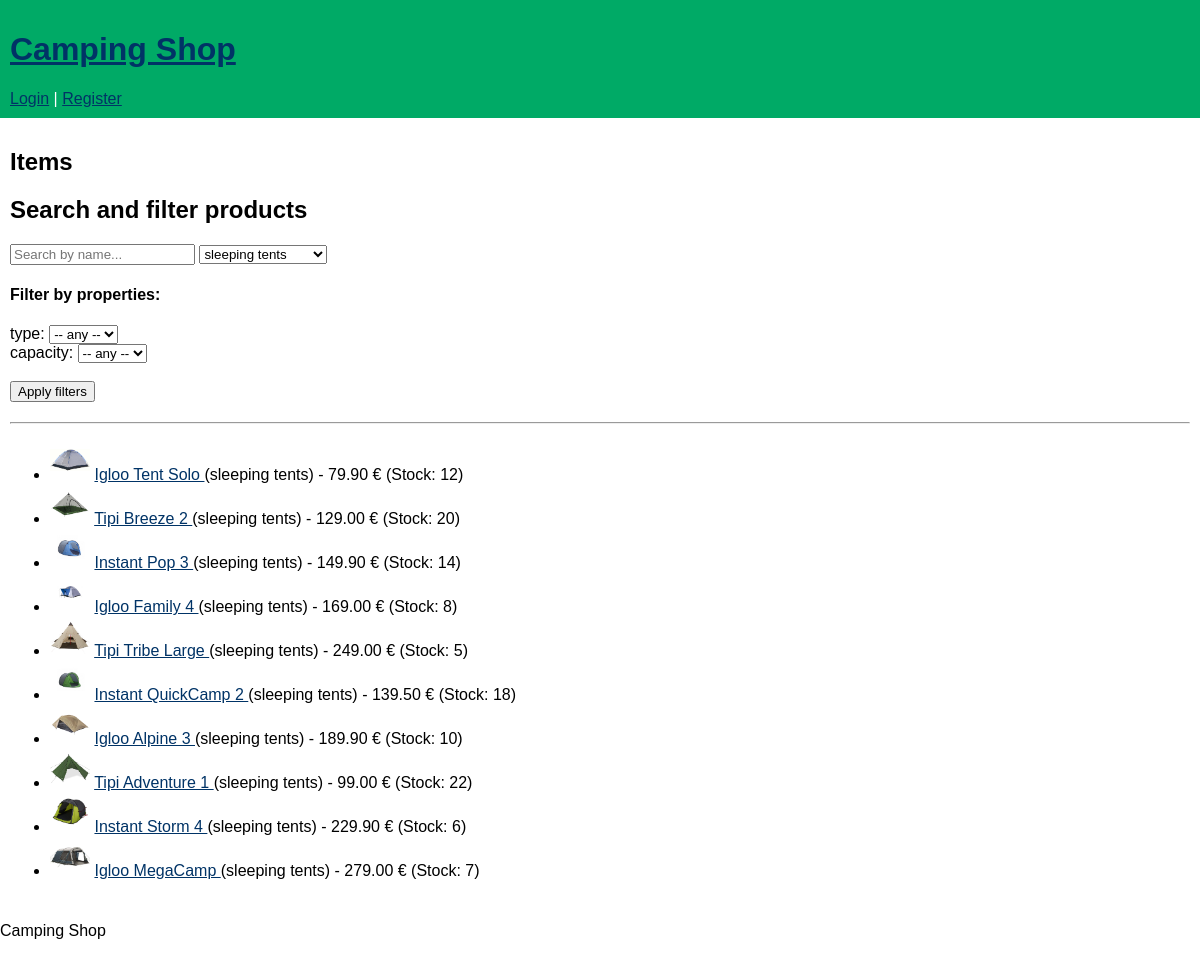
The app's page /public/index.php?category=1 with its own data.
### tables this page shows
CREATE TABLE category_properties (
    id INT AUTO_INCREMENT PRIMARY KEY,
    category_id INT NOT NULL,
    property_name VARCHAR(255) NOT NULL,
    FOREIGN KEY (category_id) REFERENCES categories(id) ON DELETE CASCADE
);

CREATE TABLE items (
    id INT AUTO_INCREMENT PRIMARY KEY,
    category_id INT NOT NULL,
    name VARCHAR(255) NOT NULL,
    description TEXT,
    price DECIMAL(10,2) NOT NULL,
    shipping_cost DECIMAL(10,2) NOT NULL,
    stock INT NOT NULL DEFAULT 0,
    image_path VARCHAR(255),
    created_at DATETIME DEFAULT CURRENT_TIMESTAMP,
    FOREIGN KEY (category_id) REFERENCES categories(id)
);

CREATE TABLE categories (
    id INT AUTO_INCREMENT PRIMARY KEY,
    name VARCHAR(255) NOT NULL
);

### public/index.php (the view, shortened to what this page needs)
<?php
require __DIR__ . '/../config/conn.php';
require __DIR__ . '/../includes/header.php';
$stmt = $pdo->query("SELECT id, name FROM categories");
$categories = $stmt->fetchAll(PDO::FETCH_ASSOC);
$search = $_GET['search'] ?? '';
$category_id = $_GET['category'] ?? '';
$property_filters = $_GET['property'] ?? [];
$properties = [];
if ($category_id) {
    $stmt = $pdo->prepare("SELECT * FROM category_properties WHERE category_id = ?");
    $stmt->execute([$category_id]);
    $properties = $stmt->fetchAll(PDO::FETCH_ASSOC);
}
$query = "
    SELECT items.*, categories.name AS category
    FROM items
    LEFT JOIN categories ON items.category_id = categories.id
    WHERE 1
";
$params = [];
if (!empty($category_id))
{
    $query .= " AND items.category_id = ? ";
    $params[] = $category_id;
}
$stmt = $pdo->prepare($query);
$stmt->execute($params);
$items = $stmt->fetchAll(PDO::FETCH_ASSOC);
?>
<h2>Items</h2>
<h2>Search and filter products</h2>
<form method="GET" action="" style="margin-bottom:20px;">
    <input type="text" name="search" placeholder="Search by name..."
           value="<?= htmlspecialchars($search) ?>">
    <select name="category" onchange="this.form.submit()">
        <?php foreach ($categories as $cat): ?>
            <option value="<?= $cat['id'] ?>"
                <?= ($category_id == $cat['id']) ? 'selected' : '' ?>>
                <?= htmlspecialchars($cat['name']) ?>
            </option>
        <?php endforeach; ?>
    </select>
    <?php if (!empty($properties)): ?>
        <div style="margin-top:10px;">
            <h4>Filter by properties:</h4>
            <?php foreach ($properties as $prop): ?>
                <label><?= htmlspecialchars($prop['property_name']) ?>:</label>
                <?php
                if ($prop['property_name'] === "type"): ?>
                    <select name="property[<?= $prop['id'] ?>]">
                        <option value="">-- any --</option>
                    </select>
                <?php elseif ($prop['property_name'] === "capacity"): ?>
                    <select name="property[<?= $prop['id'] ?>]">
                        <option value="">-- any --</option>
                    </select>
                <?php else: ?>
                    <input type="text"
                        name="property[<?= $prop['id'] ?>]"
                        value="<?= htmlspecialchars($property_filters[$prop['id']] ?? '') ?>">
                <?php endif; ?>
                <br>
            <?php endforeach; ?>
        </div>
    <?php endif; ?>
    <br>
    <button type="submit">Apply filters</button>
</form>
<hr>
<ul>
<?php foreach ($items as $it): ?>
    <li>
        <img src="/PAPI/camping_shop/uploads/<?= $it['image_path']; ?>"
             style="max-width:40px;">
        <a href="item.php?id=<?= $it['id']; ?>">
            <?= htmlspecialchars($it['name']); ?>
        </a>
        (<?= htmlspecialchars($it['category']) ?>)
        - <?= number_format($it['price'],2) ?> €
        (Stock: <?= (int)$it['stock'] ?>)
    </li>
<?php endforeach; ?>
</ul>
<?php require __DIR__ . '/../includes/footer.php'; ?>

### public/assets/style.css (style rules this page uses)
body { font-family:Arial,Helvetica,sans-serif; margin:0; padding:0 }
a { color:#036 }

### records on screen
category_properties: property_name "type"
category_properties: property_name "capacity"
items: image_path (picture), name "Igloo Tent Solo", category.name "sleeping tents", price "79.90", stock "12"
items: image_path (picture), name "Tipi Breeze 2", category.name "sleeping tents", price "129.00", stock "20"
items: image_path (picture), name "Instant Pop 3", category.name "sleeping tents", price "149.90", stock "14"
items: image_path (picture), name "Igloo Family 4", category.name "sleeping tents", price "169.00", stock "8"
items: image_path (picture), name "Tipi Tribe Large", category.name "sleeping tents", price "249.00", stock "5"
items: image_path (picture), name "Instant QuickCamp 2", category.name "sleeping tents", price "139.50", stock "18"
items: image_path (picture), name "Igloo Alpine 3", category.name "sleeping tents", price "189.90", stock "10"
items: image_path (picture), name "Tipi Adventure 1", category.name "sleeping tents", price "99.00", stock "22"
items: image_path (picture), name "Instant Storm 4", category.name "sleeping tents", price "229.90", stock "6"
items: image_path (picture), name "Igloo MegaCamp", category.name "sleeping tents", price "279.00", stock "7"

### other values on screen
form field category "sleeping tents"
